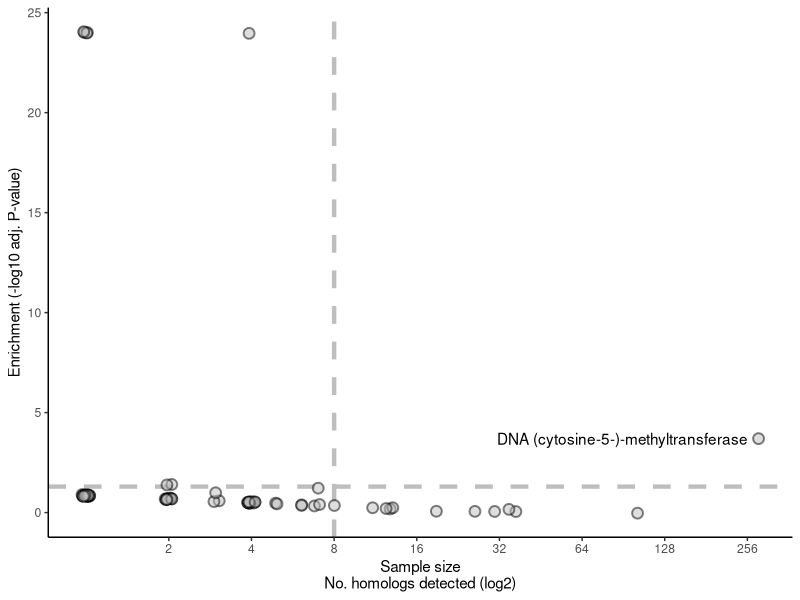

This chart was generated by the following R code: (Note: this script raises an error after producing the figure.)
# setwd("~/GitHub/spore_amg")
library(here)
library(tidyverse)
library(ggrepel)

# import data from DRAM-v, w. host taxonomy

d.vir <- read_csv( here("data/Viruses/amg_summary_wHost.tsv")) %>% 
  # remove viruses of unknown hosts
  filter(!is.na(order)) %>% 
  # remove amgs not related to sporulation
  filter(!category =="MISC")

# Firmicute or not
d.vir <- d.vir %>% 
  mutate(firmicute.host = str_detect(phylum, "Firmicutes"))

d.vir.sum <- d.vir %>%
  # filter(str_detect(header, regex("sporulation", ignore_case = T))) %>%
  filter(!is.na(gene_id)) %>% 
  group_by(gene_id, gene_description, category,firmicute.host) %>%
  summarise(n = n()) %>%
  arrange(desc(n))

# d.vir.sum %>% 
#   ggplot(aes(gene_id, n, color = firmicute.host))+
#   geom_point(shape=21, size=2)+
#   facet_wrap(~category, scales = "free_y")+
#   coord_flip()+
#   theme_bw()+
#   ggsave(here("plots", "AMG_x_hostTax.png"), width = 14, height = 7)

#resolve at family level
firmi <- d.vir %>%
  filter(firmicute.host) %>% 
  separate(family.etc, into = c("family", "genus", "etc"), sep = ";",extra = "merge", remove = F) %>% 
  group_by(phylum, class, family, genus) %>%
  summarise(n=n())


#resolve at family level
d.vir <-
  d.vir %>%
  separate(family.etc, into = c("family", "genus", "etc"), sep = ";",extra = "merge", remove = F) 

# classification of sporulators by Galperin 2013
# (see code at step B)
spore.fam <- read_csv(here("data/Viruses/vMAG_host_sporul.csv"))

#add Galperin sporrulation 
d.vir <- spore.fam %>% 
  #remove non-assigned taxids
  filter(!is.na(phylum)) %>% 
  select(virus.tax.id, spore.likley) %>% 
  left_join(d.vir, ., by = "virus.tax.id") %>% 
  mutate(spore.likley = if_else(is.na(spore.likley), FALSE, spore.likley))
# %>% group_by(firmicute.host, spore.likley) %>% summarise(n=n())

d.vir.sum <- d.vir %>%
  # filter(str_detect(header, regex("sporulation", ignore_case = T))) %>%
  filter(!is.na(gene_id)) %>% 
  group_by(gene_id, gene_description, category,spore.likley) %>%
  summarise(n = n()) %>%
  arrange(desc(n))

# spore.fam$Family %in% fams

#### Enrichment test ####

n.phages <- spore.fam %>%
  # keep one record of each phage
  filter(!duplicated(virus.tax.id)) %>%
  group_by(spore.likley) %>%
  summarise(n=n())

d.stat <- d.vir.sum %>% 
  mutate(spore.likley = if_else(spore.likley, "sporulator.host", "nonsporulator.host")) %>% 
  pivot_wider(names_from = "spore.likley", values_from = "n", values_fill = 0)

d.vir %>% 
  filter(!is.na(gene_id)) %>%
  filter(!duplicated(virus.tax.id)) %>% 
  group_by(spore.likley) %>% 
  summarise(n=n())


# q	: the number of white balls drawn without replacement from an urn which contains both black and white balls.
# AMG in viruses infecting sporulators
# m	:the number of white balls in the urn.
# number of viruses infecting sporulators in the pool
m.refseq <- n.phages$n[n.phages$spore.likley]
# n	:the number of black balls in the urn.
# number of viruses infecting non-sporulators in the pool
n.refseq <- n.phages$n[!n.phages$spore.likley]
# k: the number of balls drawn from the urn, hence must be in 0,1,., m+n.
# Total AMG detected in viruses

d.stat <- d.stat %>% 
  mutate(M = m.refseq, 
         N = n.refseq, 
         K = nonsporulator.host + sporulator.host) %>% 
  mutate(p.val = phyper(q = sporulator.host,
                        m = M, n = N, k = K, lower.tail = F, log.p = F))

d.stat$adj.p <- p.adjust(d.stat$p.val, method = "BH")
d.stat$sig <- d.stat$adj.p < 0.05         

# d.stat %>% 
#   filter(adj.p > 0) %>% 
#   pull(adj.p) %>% 
#   min()

# add labels to genes significantly enriched with K>10
d.stat <- d.stat%>% 
  mutate(print.lab = adj.p<0.05 & K > 10) %>% 
  mutate(lab = if_else(print.lab, gene_description,"")) %>% 
  mutate(lab = str_replace(lab, "\\[EC.*", "")) 


# str_extract(d.stat$lab, pattern = regex(".*;|.*["))
d.stat %>% 
  ggplot(aes(K,-log10(adj.p+1e-24)))+
  geom_hline(yintercept = -log10(0.05), linetype=2, color="grey", size = 1.5)+
  geom_vline(xintercept = 8, linetype=2, color="grey", size = 1.5)+
  geom_jitter(width = 0.05, height = 0.05,
              shape=21,fill="grey", size=3, stroke = 1, alpha = 0.5)+
  geom_text_repel(aes(label = lab), na.rm = T )+
  # scale_y_log10()+
  # scale_x_log10()+
  scale_x_continuous(trans = "log2", breaks = (2^(1:8)))+
  theme_classic()+
  xlab("Sample size\nNo. homologs detected (log2)")+
  ylab("Enrichment (-log10 adj. P-value)")+
  # labs(title = "Enrichment of phages with hosts likely to sporulate",
  #      subtitle = "calculated by hypergeometric distribution",
  #      caption = paste(d.stat$M[1],"phages with hosts likely to sporulate\n",
  #                      d.stat$N[1],"phages with hosts NOT likely to sporulate,"))
  ggsave(here("plots/enrichmnent_non-spore_genes.png"), width = 4, height = 4)
  
  
